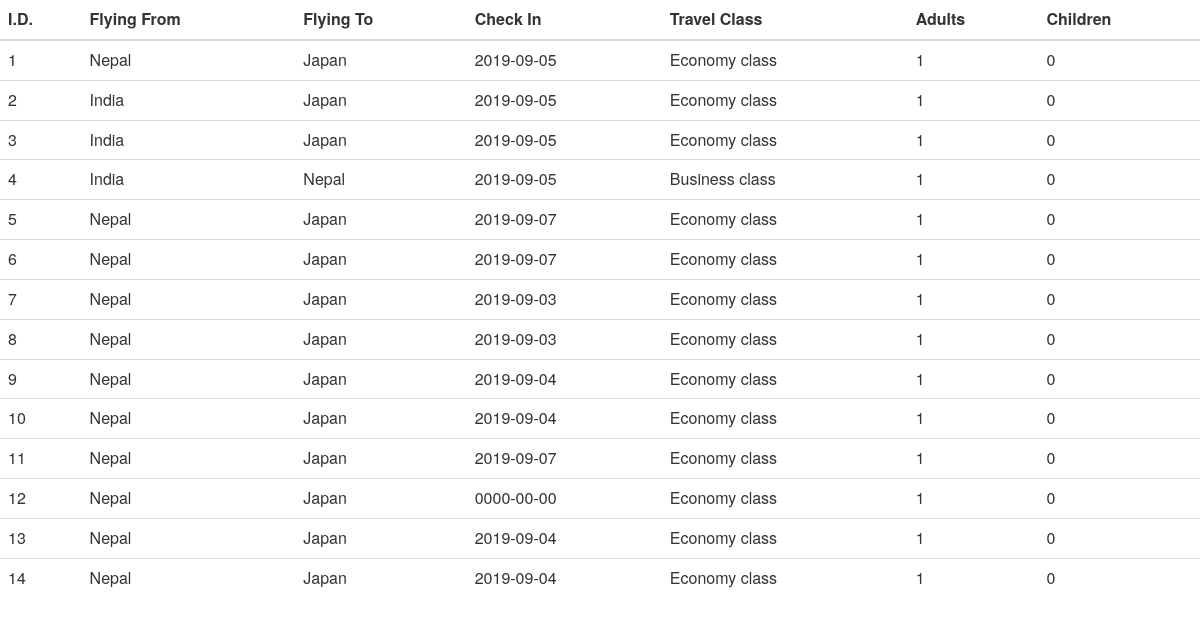
Page /page/allFlights.php on the committed database.
### tables this page shows
CREATE TABLE `booking` (
  `id` int(11) NOT NULL,
  `flyingFrom` varchar(255) NOT NULL,
  `flyingTo` varchar(255) NOT NULL,
  `checkIn` date NOT NULL,
  `travelClass` varchar(255) NOT NULL,
  `adults` int(11) NOT NULL,
  `children` int(11) NOT NULL,
  `acceptance` int(10) NOT NULL
);

### page/allFlights.php (the view, shortened to what this page needs)
<?php
include '../config/connection.php';
	$query = "SELECT * FROM `booking`";
	$result = mysqli_query($con, $query) or die(mysqli_error($con));
 ?>
	<link rel="stylesheet" type="text/css" href="../css/style.css">
	<link rel="stylesheet" type="text/css" href="../bootstrap3/css/bootstrap.min.css">
 <div class="contents">
			<table class="table table-dark ">
			<thead>
				<tr>
					<th scope="col">I.D.</th>
					<th scope="col">Flying From</th>
					<th scope="col">Flying To</th>
					<th scope="col">Check In</th>
					<th scope="col">Travel Class</th>
					<th scope="col">Adults</th>
					<th scope="col">Children</th>
				</tr>
			</thead>
			<tbody>
				<?php while($row = $result->fetch_assoc()): ?>
				<tr>
					<td><?php echo $row['id'];?></td>
					<td><?php echo $row['flyingFrom']; ?></td>
					<td><?php echo $row['flyingTo']; ?></td>
					<td><?php echo $row['checkIn']; ?></td>
					<td><?php echo $row['travelClass']; ?></td>
					<td><?php echo $row['adults']; ?></td>
					<td><?php echo $row['children']; ?></td>
				</tr>
			<?php endwhile; ?>
			</tbody>
		</table>
		<br style="line-height: 16;">
</div>

### rows in the picture
booking: id "1", flyingFrom "Nepal", flyingTo "Japan", checkIn "2019-09-05", travelClass "Economy class", adults "1", children "0"
booking: id "2", flyingFrom "India", flyingTo "Japan", checkIn "2019-09-05", travelClass "Economy class", adults "1", children "0"
booking: id "3", flyingFrom "India", flyingTo "Japan", checkIn "2019-09-05", travelClass "Economy class", adults "1", children "0"
booking: id "4", flyingFrom "India", flyingTo "Nepal", checkIn "2019-09-05", travelClass "Business class", adults "1", children "0"
booking: id "5", flyingFrom "Nepal", flyingTo "Japan", checkIn "2019-09-07", travelClass "Economy class", adults "1", children "0"
booking: id "6", flyingFrom "Nepal", flyingTo "Japan", checkIn "2019-09-07", travelClass "Economy class", adults "1", children "0"
booking: id "7", flyingFrom "Nepal", flyingTo "Japan", checkIn "2019-09-03", travelClass "Economy class", adults "1", children "0"
booking: id "8", flyingFrom "Nepal", flyingTo "Japan", checkIn "2019-09-03", travelClass "Economy class", adults "1", children "0"
booking: id "9", flyingFrom "Nepal", flyingTo "Japan", checkIn "2019-09-04", travelClass "Economy class", adults "1", children "0"
booking: id "10", flyingFrom "Nepal", flyingTo "Japan", checkIn "2019-09-04", travelClass "Economy class", adults "1", children "0"
booking: id "11", flyingFrom "Nepal", flyingTo "Japan", checkIn "2019-09-07", travelClass "Economy class", adults "1", children "0"
booking: id "12", flyingFrom "Nepal", flyingTo "Japan", checkIn "0000-00-00", travelClass "Economy class", adults "1", children "0"
booking: id "13", flyingFrom "Nepal", flyingTo "Japan", checkIn "2019-09-04", travelClass "Economy class", adults "1", children "0"
booking: id "14", flyingFrom "Nepal", flyingTo "Japan", checkIn "2019-09-04", travelClass "Economy class", adults "1", children "0"
